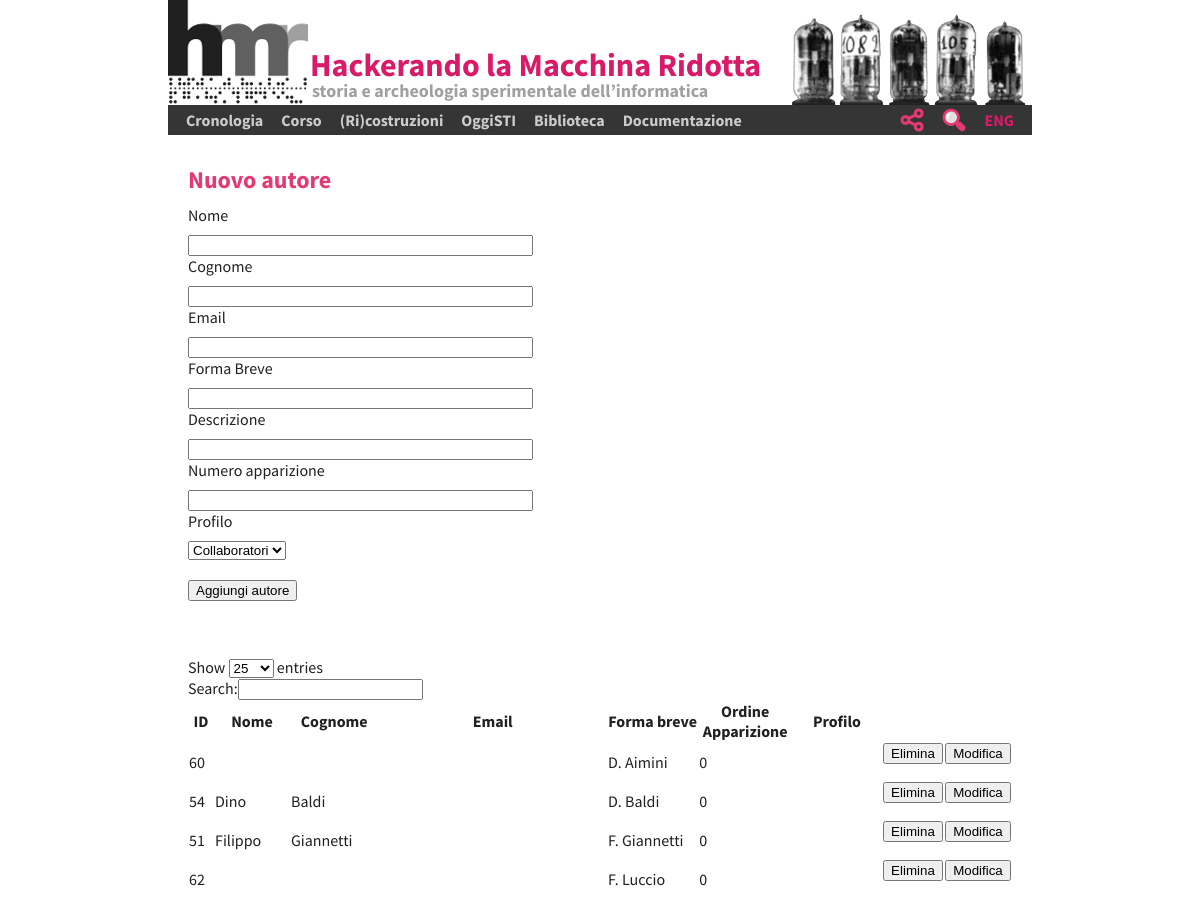
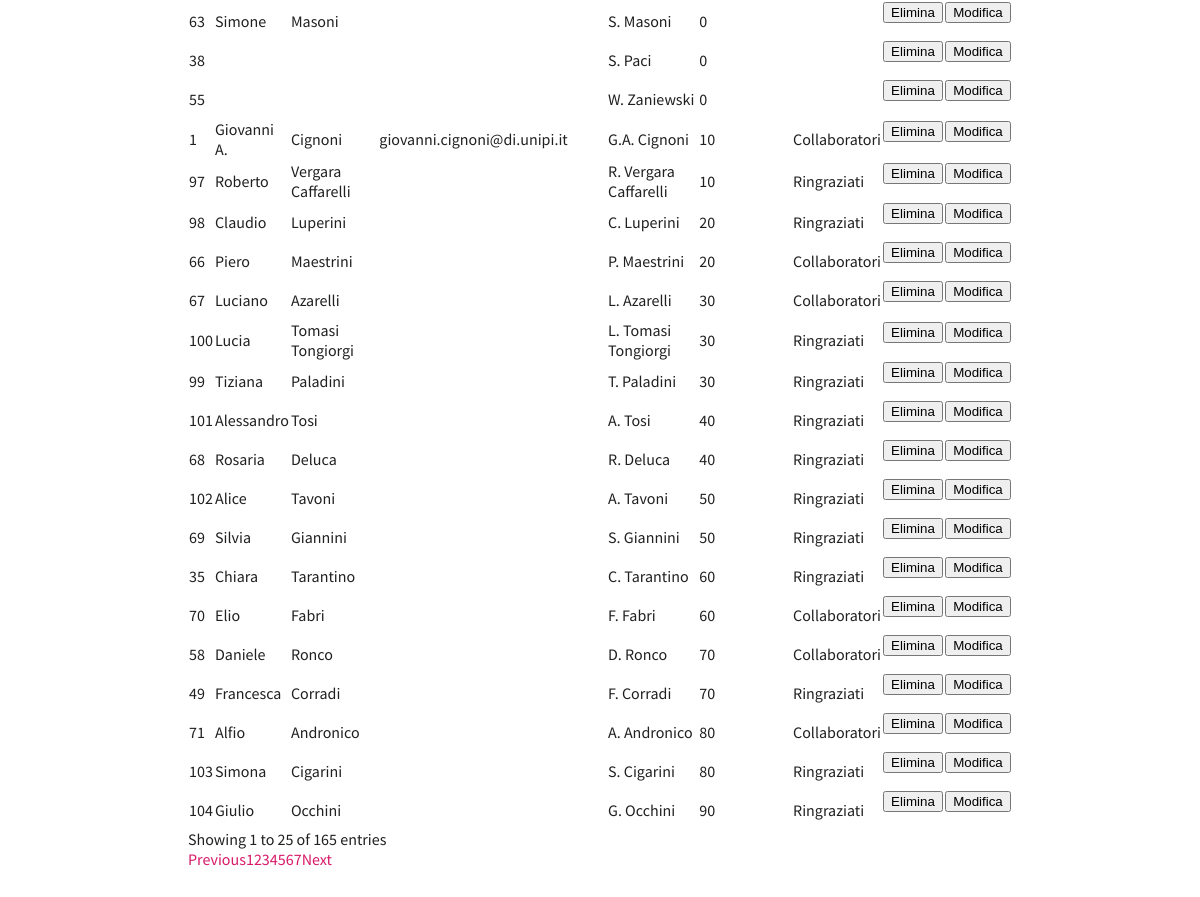
The app's page /EPICAC/PHP/newAuthorForm.php with its own data (2 pictures, top to bottom).
### tables this page shows
CREATE TABLE `people` (
  `IdPp` int(11) NOT NULL,
  `Name` varchar(35) NOT NULL,
  `Surname` varchar(35) NOT NULL,
  `Email` varchar(254) NOT NULL,
  `Brief` varchar(30) NOT NULL,
  `Description` varchar(500) NOT NULL,
  `Ordering` int(11) NOT NULL,
  `Profile` varchar(500) NOT NULL
);

### EPICAC/PHP/newAuthorForm.php (the view, shortened to what this page needs)
<html>
<head>
	<link rel="stylesheet" type="text/css" href="../../HMR_Style.css">
	<link rel="stylesheet" href="https://code.jquery.com/ui/1.10.3/themes/smoothness/jquery-ui.css">
	<link rel="stylesheet" href="https://cdn.datatables.net/plug-ins/9dcbecd42ad/integration/jqueryui/dataTables.jqueryui.css">
</head>
<body>
	<div class="HMR_Banner">
	</div>
	<div id="HMR_Menu" class="HMR_Menu" >
	</div>
	<div class="HMR_Content">
		<div class="HMR_Text">
<?PHP
	$db=openDB();
	$profili=[];
	$query="SELECT Type FROM profiles";
	$result = mysqli_query($db, $query);
	while($row = mysqli_fetch_array($result)){
		array_push($profili, $row['Type']);
	}
	if (isset($_GET['modificaAutore'])){
		$id= $_GET['ModificaAutoreID'];
		$db = openDB();
		$query_select = "SELECT IdPp, Name, Surname, Email, Brief, Description, Ordering, Profile FROM people WHERE IdPp = '$id'";
		$risultato = mysqli_query($db, $query_select);
		if (!$risultato) {
			die("Errore nella query $query_select: " . mysqli_error());
		}
		while($row = mysqli_fetch_array($risultato)){
			$nome= htmlspecialchars($row['Name'], ENT_QUOTES);
			$cognome= htmlspecialchars($row['Surname'], ENT_QUOTES);
			$email= htmlspecialchars($row['Email'], ENT_QUOTES);
			$formaBreve= $row['Brief'];
			$descrizione= htmlspecialchars($row['Description'], ENT_QUOTES);
			$numAppariz= $row['Ordering'];
			$profilo= $row['Profile'];
		}
		echo '<h1>Modifica autore</h1>';
	} else {
		$email= $nome= $cognome= $formaBreve= $descrizione= $numAppariz= $profilo= "";
		echo '<h1>Nuovo autore</h1>';
	}
?>
<form action="../DBinterface/newAuthor.php" method="POST" enctype="multipart/form-data">
	<p>Nome</p>
	<input type="text" size="40" name="nome" value="<?PHP echo $nome; ?>" />
	<p>Cognome</p>
	<input type="text" size="40" name="cognome" value="<?PHP echo $cognome; ?>" />
	<p>Email</p>
	<input type="text" size="40" name="email" value="<?PHP echo $email; ?>" />
	<p>Forma Breve</p>
	<input type="text" size="40" name="formabreve" value="<?PHP echo $formaBreve; ?>"/>
	<p>Descrizione</p>
	<input type="text" size="40" name="descr" value="<?PHP echo $descrizione; ?>"/>
	<p>Numero apparizione</p>
	<input type="text" size="40" name="ordapp" value="<?PHP echo $numAppariz; ?>"/>
	<p>Profilo</p>
	<select name="profilo">
<?PHP
	for($i=0; $i<count($profili); $i++) {
		if ($profili[$i]== $profilo) {
			echo '<option value="'.$profili[$i].'" selected="selected">';
			echo $profili[$i];
			echo '</option>';
		} else {
        	echo '<option value="'.$profili[$i].'">';
			echo $profili[$i];
			echo '</option>';
		}
    }
?>
	</select>
	<br/><br/>
<?PHP
	if (isset($_GET['modificaAutore'])){
		echo '<input type="submit" name="modifica" value="Modifica autore">';
		echo '<input type="hidden" name="idMod" value="'.$id.'">';
	} else{
		echo '<input type="submit" name="aggiungi" value="Aggiungi autore">';
	}
?>
</form>
<br/><br/>
<table id="table_id" class="display" cellspacing="0" width="100%">
	<thead>
		<th>ID</th>
		<th>Nome</th>
		<th>Cognome</th>
		<th>Email</th>
		<th>Forma breve</th>
		<th>Ordine Apparizione</th>
		<th>Profilo</th>
		<th></th>
		<th></th>
	</thead>
	<tbody>
	<?php
		include('../APIdb/HMR_EpicacDB.php');
		$query = "SELECT IdPp, Name, Surname, Email, Brief, Description, Ordering, Profile FROM people ORDER BY Ordering";
		$result = mysqli_query($db, $query);
		while($row = mysqli_fetch_array($result)){
			$idSingoloAut= $row['IdPp'];
			echo "<tr>";
			echo "<td >".$row['IdPp']."</td>";
			echo "<td >".$row['Name']."</td>";
			echo "<td>".$row['Surname']."</td>";
			echo "<td>".$row['Email']."</td>";
			echo "<td>".$row['Brief']."</td>";
			echo "<td>".$row['Ordering']."</td>";
			echo "<td>".$row['Profile']."</td>";
			echo "<td align='center'> <form action='../DBinterface/newAuthor.php' method='GET' enctype='multipart/form-data'> <input type='hidden' name='EliminaAutoreID' value='".$idSingoloAut."'> <input type='submit' name='eliminaAutore' value='Elimina'> </form></td>";
			echo "<td align='center'> <form action='newAuthorForm.php' method='GET' enctype='multipart/form-data'> <input type='hidden' name='ModificaAutoreID' value='".$idSingoloAut."'> <input type='submit' name='modificaAutore' value='Modifica'> </form></td>";
			echo "</tr>";
		}
	?>
	</tbody>
</table>
	</div>
</div>
</body>
</html>

### HMR_Style.css (style rules this page uses)
body,html { font-family: "Source Sans Pro"; margin: 0; padding: 0; font-size: 16px; line-height: 20px; color: #202020; }
p { font-family: "Source Sans Pro"; margin: 0; padding: 0; font-size: 16px; font-weight: normal; line-height: 20px; color: #202020; margin-top: 0px; margin-bottom: 10px; }
h1 { font-family: "Source Sans Pro"; margin: 0; padding: 0; font-size: 24px; font-weight: bold; line-height: 30px; color: #e43972; margin-bottom: 10px; }
.HMR_Banner { width: 864px; height: 105px; font-family: "Source Sans Pro", sans-serif; padding:0px; position: relative; border:0px; margin-top: 0px; margin-bottom:0px; margin-left: auto; margin-right: auto; }
.HMR_Menu { width: 864px; padding: 0px; border:0px; margin-top:0px; margin-right:auto; margin-left: auto; margin-bottom: 0px; font-size:14px; font-weight:bold; height:30px; background-color: #353535; position: relative; }
.HMR_Content { clear: both; width: 864px; padding: 0px; margin-top: 30px; margin-bottom: 30px; margin-left: auto; margin-right: auto; position: relative; min-height:840px; }
.HMR_Text { margin-left: 20px; margin-right:20px; }

### records on screen
people: IdPp "38", Brief "S. Paci", Ordering "0"
people: IdPp "51", Name "Filippo", Surname "Giannetti", Brief "F. Giannetti", Ordering "0"
people: IdPp "54", Name "Dino", Surname "Baldi", Brief "D. Baldi", Ordering "0"
people: IdPp "55", Brief "W. Zaniewski", Ordering "0"
people: IdPp "60", Brief "D. Aimini", Ordering "0"
people: IdPp "62", Brief "F. Luccio", Ordering "0"
people: IdPp "63", Name "Simone", Surname "Masoni", Brief "S. Masoni", Ordering "0"
people: IdPp "1", Name "Giovanni A.", Surname "Cignoni", Email "giovanni.cignoni@di.unipi.it", Brief "G.A. Cignoni", Ordering "10", Profile "Collaboratori"
people: IdPp "97", Name "Roberto", Surname "Vergara Caffarelli", Brief "R. Vergara Caffarelli", Ordering "10", Profile "Ringraziati"
people: IdPp "66", Name "Piero", Surname "Maestrini", Brief "P. Maestrini", Ordering "20", Profile "Collaboratori"
people: IdPp "98", Name "Claudio", Surname "Luperini", Brief "C. Luperini", Ordering "20", Profile "Ringraziati"
people: IdPp "67", Name "Luciano", Surname "Azarelli", Brief "L. Azarelli", Ordering "30", Profile "Collaboratori"
people: IdPp "99", Name "Tiziana", Surname "Paladini", Brief "T. Paladini", Ordering "30", Profile "Ringraziati"
people: IdPp "100", Name "Lucia", Surname "Tomasi Tongiorgi", Brief "L. Tomasi Tongiorgi", Ordering "30", Profile "Ringraziati"
people: IdPp "68", Name "Rosaria", Surname "Deluca", Brief "R. Deluca", Ordering "40", Profile "Ringraziati"
people: IdPp "101", Name "Alessandro", Surname "Tosi", Brief "A. Tosi", Ordering "40", Profile "Ringraziati"
people: IdPp "69", Name "Silvia", Surname "Giannini", Brief "S. Giannini", Ordering "50", Profile "Ringraziati"
people: IdPp "102", Name "Alice", Surname "Tavoni", Brief "A. Tavoni", Ordering "50", Profile "Ringraziati"
people: IdPp "35", Name "Chiara", Surname "Tarantino", Brief "C. Tarantino", Ordering "60", Profile "Ringraziati"
people: IdPp "70", Name "Elio", Surname "Fabri", Brief "F. Fabri", Ordering "60", Profile "Collaboratori"
people: IdPp "49", Name "Francesca", Surname "Corradi", Brief "F. Corradi", Ordering "70", Profile "Ringraziati"
people: IdPp "58", Name "Daniele", Surname "Ronco", Brief "D. Ronco", Ordering "70", Profile "Collaboratori"
people: IdPp "71", Name "Alfio", Surname "Andronico", Brief "A. Andronico", Ordering "80", Profile "Collaboratori"
people: IdPp "103", Name "Simona", Surname "Cigarini", Brief "S. Cigarini", Ordering "80", Profile "Ringraziati"
people: IdPp "104", Name "Giulio", Surname "Occhini", Brief "G. Occhini", Ordering "90", Profile "Ringraziati"

### other values on screen
form field profilo "Collaboratori"
